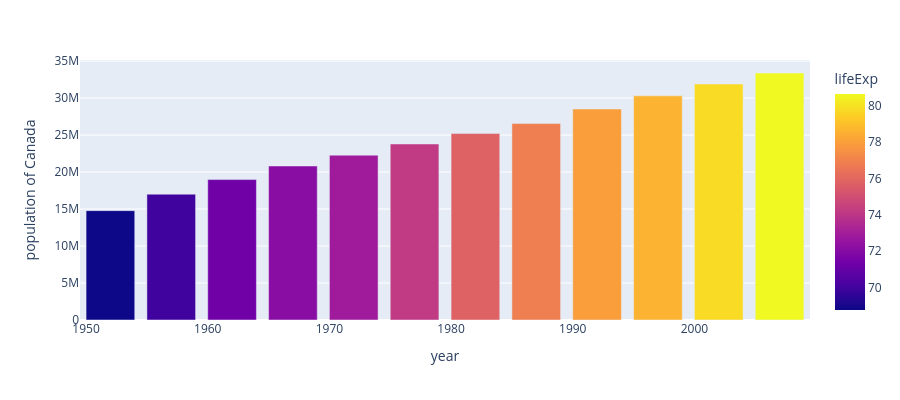

Notebook source saved alongside this figure:
### Markdown cell above
Colored Bars

### Code cell
var=px.data.gapminder().query("country == 'Canada'")
print(var)
fig=px.bar(var,x="year",y="pop",hover_data=['lifeExp','gdpPercap'],color="lifeExp",labels={'pop':'population of Canada'}, height=400)
fig.show()

### Figure 1 — Plotly figure (JSON) as saved in the notebook; plotly's stock layout.template omitted (floating-point values rounded to 4 significant figures)
{"data": [{"customdata": [[68.75, 11370.0], [69.96, 12490.0], [71.3, 13460.0], [72.13, 16080.0], [72.88, 18970.0], [74.21, 22090.0], [75.76, 22900.0], [76.86, 26630.0], [77.95, 26340.0], [78.61, 28950.0], [79.77, 33330.0], [80.65, 36320.0]], "hovertemplate": "year=%{x}<br>population of Canada=%{y}<br>lifeExp=%{marker.color}<br>gdpPercap=%{customdata[1]}<extra></extra>", "legendgroup": "", "marker": {"color": [68.75, 69.96, 71.3, 72.13, 72.88, 74.21, 75.76, 76.86, 77.95, 78.61, 79.77, 80.65], "coloraxis": "coloraxis", "pattern": {"shape": ""}}, "name": "", "orientation": "v", "showlegend": false, "textposition": "auto", "type": "bar", "x": [1952, 1957, 1962, 1967, 1972, 1977, 1982, 1987, 1992, 1997, 2002, 2007], "xaxis": "x", "y": [14785584, 17010154, 18985849, 20819767, 22284500, 23796400, 25201900, 26549700, 28523502, 30305843, 31902268, 33390141], "yaxis": "y"}], "layout": {"barmode": "relative", "coloraxis": {"colorbar": {"title": {"text": "lifeExp"}}, "colorscale": [[0, "#0d0887"], [0.1111, "#46039f"], [0.2222, "#7201a8"], [0.3333, "#9c179e"], [0.4444, "#bd3786"], [0.5556, "#d8576b"], [0.6667, "#ed7953"], [0.7778, "#fb9f3a"], [0.8889, "#fdca26"], [1, "#f0f921"]]}, "height": 400, "legend": {"tracegroupgap": 0}, "margin": {"t": 60}, "xaxis": {"anchor": "y", "domain": [0, 1], "title": {"text": "year"}}, "yaxis": {"anchor": "x", "domain": [0, 1], "title": {"text": "population of Canada"}}}}
